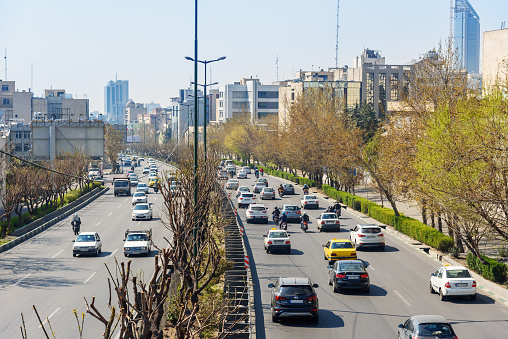
#> input picture 05_tehran.jpg, 508 x 339 px, given in place of driving_camera(1).mp4, which was not available
$ jupyter execute --allow-errors driveless.ipynb   (shell and % lines are left out)
#> lines starting #> are read from the running program, lines starting #| are printed output that depends on the picture; after the words box and inside, x2 and y2 are one past the last pixel; in counts of white or black regions, pixels touching at a corner belong together; pictures that were not available may be replaced by others from this repository, and a replacement may not be noted
#> further down, frame is the input picture: shape (339, 508, 3); mean B, G, R 142.3, 150.4, 151.2
#> (printed output is left out)
[cell 1]
import numpy as np
import matplotlib.pyplot as plt

[cell 2]
def detect_edges(image):
    grayscale_image = cv2.cvtColor(image, cv2.COLOR_RGB2GRAY)
    blurred_image = cv2.GaussianBlur(grayscale_image, (5,5), 0)
    edges = cv2.Canny(blurred_image, 60, 150)
    return edges

[cell 3]
def region_of_interest(image):
    height = image.shape[0]
    vertices = np.array([(200, height), (1100, height), (550, 250)]) # Vertices in Triangle -> Left(200, Height), (1100, Height), (550, 2500)
    mask = np.zeros_like(image) # Create an array with the same dimensions as original image, containing all 0s
    cv2.fillPoly(mask, np.int32([vertices]), 255) # Fill Mask With Pixel Vlaues of 255 (White)
    # If you get an error, convert numpy array data type from int64-bit numbers to int32
    masked_image = cv2.bitwise_and(image, mask) # Use BitWise Operation to Compare Two Images and Return Region of Interest
    return masked_image

[cell 4]
def display_lines(image, lines):
    line_image = np.zeros_like(image)
    if lines is not None:
        for line in lines:
            x1, y1, x2, y2 = line.reshape(4)
            cv2.line(line_image, (x1, y1), (x2, y2), (255,0,0), 10)
    return line_image

[cell 5]
def make_coordinates(image, line_parameters):
    slope, intercept = line_parameters
    y1 = image.shape[0]
    y2 = int(y1 * (3/5))
    x1 = int((y1 - intercept) / slope) # The function: [x = (y-b) / x] is derived from the function: [y = mx+b]
    x2 = int((y2 - intercept)/ slope)
    return np.array([x1, y1, x2, y2])

[cell 6]
def average_slope_intercept(image, lines):
    left_fit = [] # Coordinates from lines on left-side of lane
    right_fit = [] # Coordinates from lines on right-side of lane
    for line in lines:
        x1, y1, x2, y2 = line.reshape(4)
        parameters = np.polyfit((x1, x2), (y1,y2), 1)
        slope = parameters[0]
        intercept = parameters[1]
        if slope < 0:
            left_fit.append((slope, intercept))
        else:
            right_fit.append((slope, intercept))
    left_fit_avg = np.average(left_fit, axis=0)
    right_fit_avg = np.average(right_fit, axis=0)
    left_line = make_coordinates(image, left_fit_avg)
    right_line = make_coordinates(image, right_fit_avg)
    return np.array([left_line, right_line])

[cell 7]
from google.colab.patches import cv2_imshow
import cv2
image = cv2.imread('/content/Road_in_Norway.jpg')
lane_image = np.copy(image)
#> (the rest of this cell did not finish here and is left out)

[cell 8]
cap=cv2.VideoCapture('/content/driving_camera(1).mp4')
fps=cap.get(cv2.CAP_PROP_FPS)
print(fps)
#> (the rest of this cell did not finish here and is left out)

#> in detect_edges (call 2), `grayscale_image = cv2.cvtColor(image, cv2.COLOR_RGB2GRAY)`:
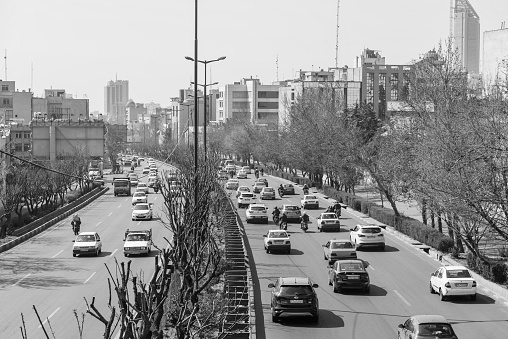
#> grayscale_image: shape (339, 508); min 0, max 255, mean 148.1
#> in detect_edges (call 2), `blurred_image = cv2.GaussianBlur(grayscale_image, (5,5), 0)`:
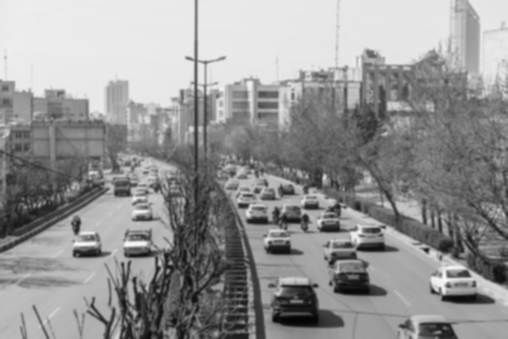
#> blurred_image: shape (339, 508); min 4, max 249, mean 148.1
#> in detect_edges (call 2), `edges = cv2.Canny(blurred_image, 60, 150)`:
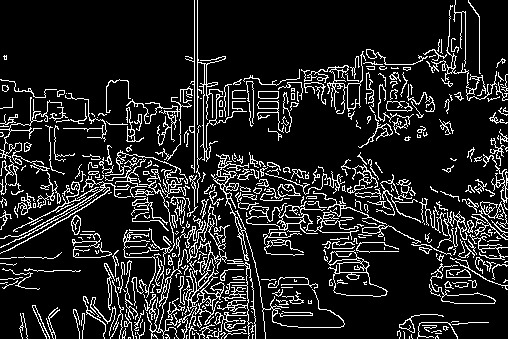
#> edges: shape (339, 508); 13.4% white in thin lines or dots
    cropped_image = region_of_interest(edges)
#> in region_of_interest, `cv2.fillPoly(mask, np.int32([vertices]), 255)`:
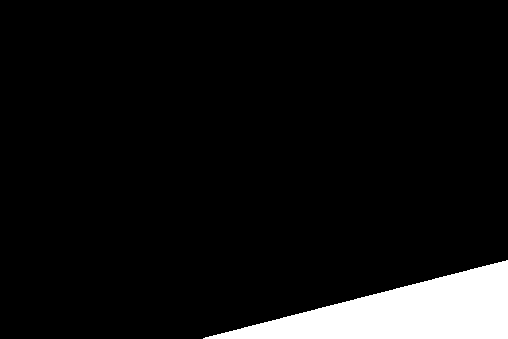
#> mask: shape (339, 508); 7.1% white; 1 white region, box (x1, y1, x2, y2) and area: (203, 260, 508, 339) 12199
#> in region_of_interest, `masked_image = cv2.bitwise_and(image, mask)`:
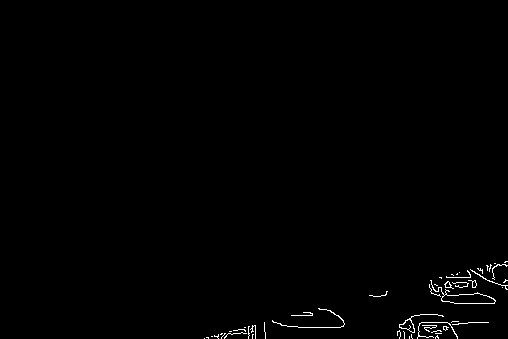
#> masked_image: shape (339, 508); 0.64% white in thin lines or dots, all inside (x1, y1, x2, y2) = (204, 261, 508, 339)
#> `detected_lines = cv2.HoughLinesP(cropped_image, 2, np.pi/180, 100, np...`: detected_lines = [[204, 338, 255, 326]]
    detected_lines = cv2.HoughLinesP(cropped_image, 2, np.pi/180, 100, np.array([]), minLineLength=40, maxLineGap=5)
    averaged_lines = average_slope_intercept(frame, detected_lines)
#> the loop in average_slope_intercept, `for line in lines:` made 1 pass
#> (x1, y1, x2, y2, slope, intercept) on pass 1: (204, 338, 255, 326, -0.235, 386)
#> after the loop in average_slope_intercept, `for line in lines:`: left_fit = [(-0.235, 386)]; right_fit = []
#> in average_slope_intercept, `left_fit_avg = np.average(left_fit, axis=0)`: left_fit_avg = [-0.235, 386]
#> in average_slope_intercept, `right_fit_avg = np.average(right_fit, axis=0)`: right_fit_avg = nan
#> in make_coordinates, `slope, intercept = line_parameters`: slope = -0.235; intercept = 386
#> in make_coordinates, `x1 = int((y1 - intercept) / slope)`: x1 = 199
#> in make_coordinates, `x2 = int((y2 - intercept)/ slope)`: x2 = 777
#> in average_slope_intercept, `left_line = make_coordinates(image, left_fit_avg)`: left_line = [199, 339, 777, 203]
    line_image = display_lines(frame, averaged_lines)
    processed_image = cv2.addWeighted(frame, 0.8, line_image, 1,1)
    cv2_imshow( processed_image)

    keyexit = cv2.waitKey(5) & 0xFF
    if keyexit == 27:
        break

cv2.destroyAllWindows()
cap.release()
